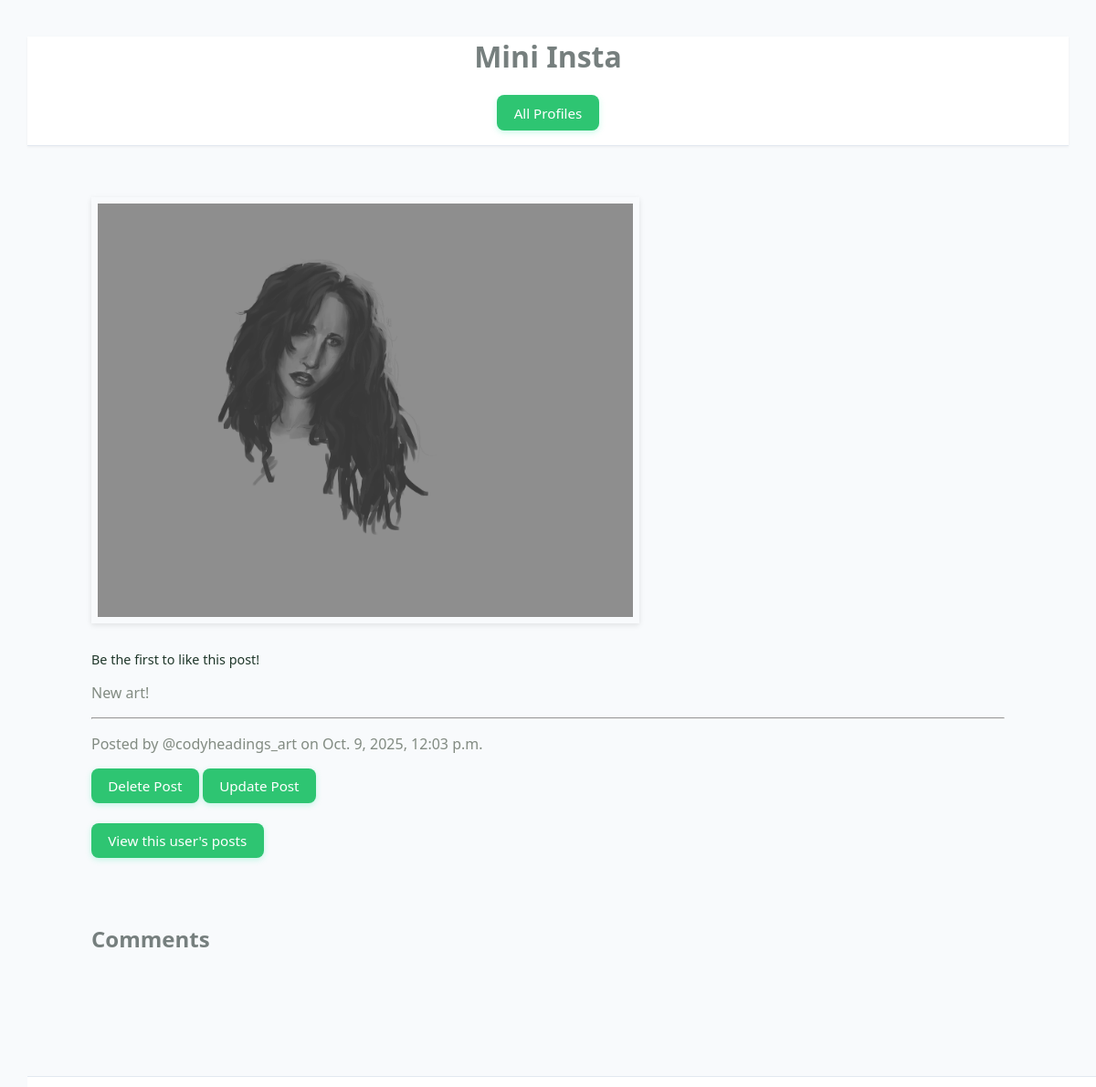
Page /mini_insta/post/28 on the earlier database version.
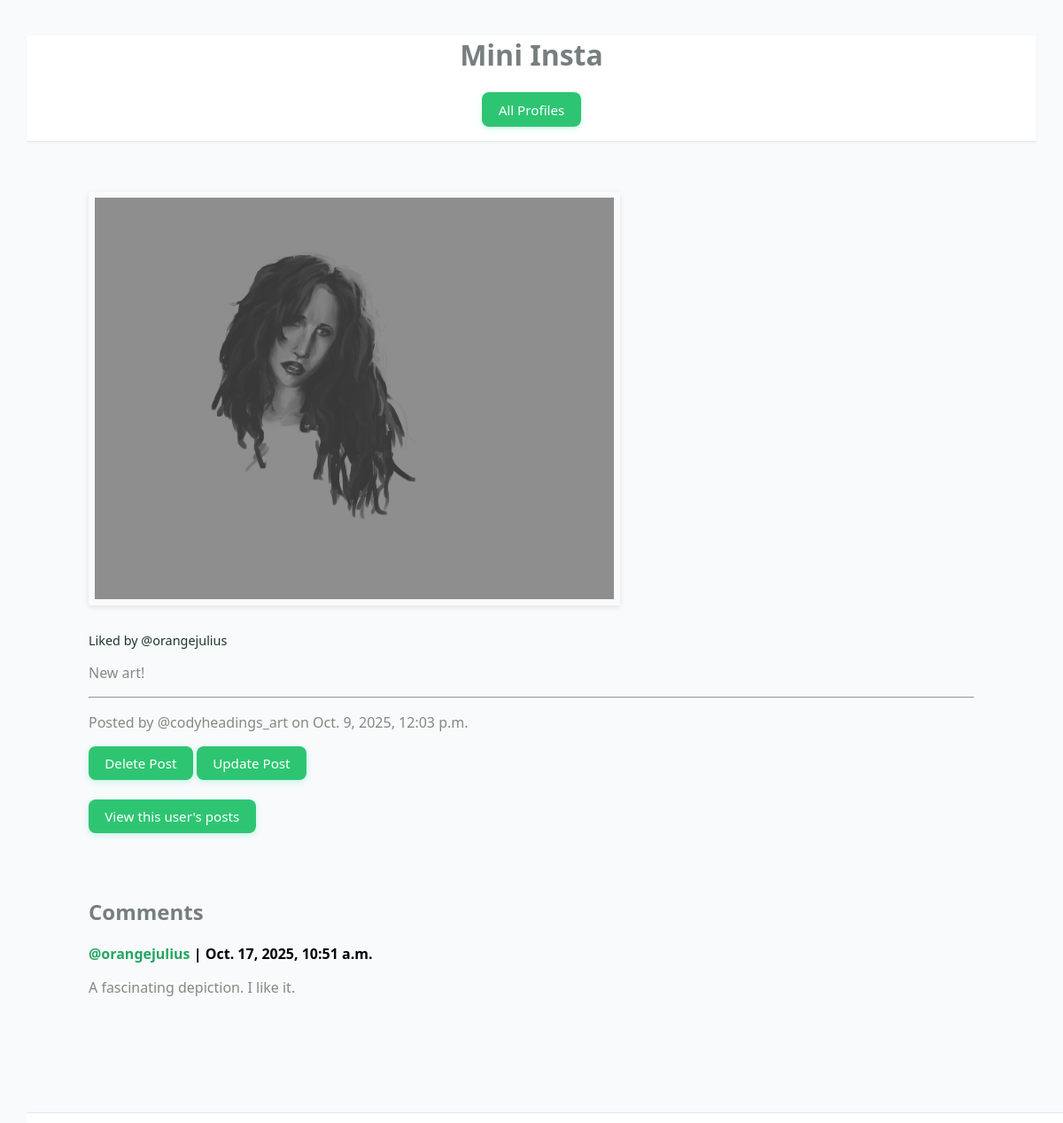
Same page on the later database version.
### mini_insta/models.py (models this page shows, shortened)
class Photo(models.Model):
    post = models.ForeignKey(Post, on_delete=models.CASCADE)
    timestamp = models.DateTimeField(auto_now_add=True)
    image_url = models.URLField(blank=True)
    image_file = models.ImageField(blank=True)
    def get_image_url(self):
        if self.image_url != "":
            return self.image_url
        else:
            return self.image_file.url

class Post(models.Model):
    profile = models.ForeignKey(Profile, on_delete=models.CASCADE)
    timestamp = models.DateTimeField(auto_now_add=True)
    caption = models.TextField(blank=True)
    def has_photos(self):
        photos = Photo.objects.filter(post=self)
        return len(photos)>0
    def get_all_photos(self):
        photos = Photo.objects.filter(post=self)
        return photos
    def get_all_comments(self):
        comments = Comment.objects.filter(post=self)
        return comments
    def get_all_likes(self):
        likes = Like.objects.filter(post=self).order_by('-timestamp')
        return likes
    def display_likes(self):
        likes = self.get_all_likes()
        total_likes = len(likes)
        if total_likes == 0:
            return "Be the first to like this post!"
        elif total_likes == 1:
            return f"Liked by {likes.first().profile}"
        elif total_likes == 2:
            first = likes[0]
            second = likes[1]
            return f"Liked by {first.profile} and {second.profile}"
        else:
            first_like = likes.first()
            others = total_likes - 1
            return f"Liked by {first_like.profile} and {others} others"

class Profile(models.Model):
    username = models.TextField(blank=False)
    display_name = models.TextField(blank=False)
    bio_text = models.TextField(blank=False)
    join_date = models.DateTimeField(auto_now_add=True)
    profile_image_url = models.URLField(blank=True)
    def __str__(self):
        return f'@{self.username}'
    def get_absolute_url(self):
        return reverse('show_profile', kwargs={'pk': self.pk})

class Like(models.Model):
    post = models.ForeignKey(Post, on_delete=models.CASCADE)
    profile = models.ForeignKey(Profile, on_delete=models.CASCADE)
    timestamp = models.DateTimeField(auto_now_add=True)

class Comment(models.Model):
    post = models.ForeignKey(Post, on_delete=models.CASCADE)
    profile = models.ForeignKey(Profile, on_delete=models.CASCADE)
    timestamp = models.DateTimeField(auto_now_add=True)
    text = models.TextField(blank=False)

### mini_insta/views.py (the view)
# urls.py: path('post/<int:pk>', PostDetailView.as_view(), name='show_post'),
class PostDetailView(DetailView):
    model = Post
    template_name = 'mini_insta/show_post.html'
    context_object_name = 'post'

### mini_insta/templates/mini_insta/show_post.html
{% extends 'mini_insta/base.html' %}
{% block content %}
<main class="container">
<table>
    <div>
        {% if post.has_photos %}
        {% for photo in post.get_all_photos %}
        <tr>
            <img src="{{photo.get_image_url}}" alt="{{photo.get_image_url}}"
            class="postpic">
        </tr>
        {% endfor %}
        {% else %}
        <tr>
            <img src="https://cs-webapps.bu.edu/codyh/media/NoImage.png"
            alt="No Image" class="postpic-noimage">
        </tr>
        {% endif %}
    </div>
    <tr>
        <p class="likes">{{post.display_likes}}</p>
    </tr>
    <tr>
        <p>{{post.caption}}</p>
        <hr>
        <p>Posted by {{post.profile}} on {{post.timestamp}}</p>
    </tr>
</table>
<a class="button" href="{% url 'delete_post' post.pk %}">Delete Post</a>
<a class="button" href="{% url 'update_post' post.pk %}">Update Post</a>
<br><br>
<a class="button" href="{{ post.profile.get_absolute_url}}">
            View this user's posts
        </a>
</main>
<main class="container">
<div>
    <div>
        <h2>Comments</h2>
    </div>
    {% for comment in post.get_all_comments %}
        <div>
            <strong><a href="{% url 'show_profile' comment.profile.pk %}">{{comment.profile}}</a> | {{comment.timestamp}}</strong>
            <p>
                {{comment.text}}
                <br>
            </p>
        </div>
    {% endfor %}
</div>
</main>
{% endblock %}

Differences in the rows shown:
computed for Post "New art!": display_likes "Be the first to like this post!" → "Liked by @orangejulius"
added Comment: profile "@orangejulius", timestamp "Oct. 17, 2025, 10:51 a.m.", text "A fascinating depiction. I like it."
